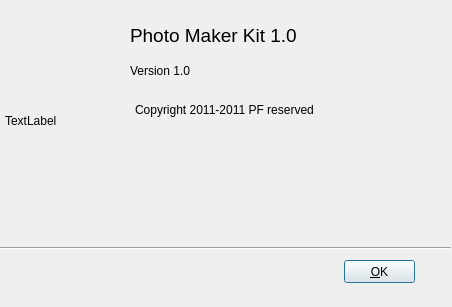
<?xml version="1.0" encoding="UTF-8"?>
<ui version="4.0">
 <class>PmAboutDlg</class>
 <widget class="QDialog" name="PmAboutDlg">
  <property name="geometry">
   <rect>
    <x>0</x>
    <y>0</y>
    <width>452</width>
    <height>307</height>
   </rect>
  </property>
  <property name="windowTitle">
   <string>PmAboutDlg</string>
  </property>
  <widget class="QLabel" name="lbShowPic">
   <property name="geometry">
    <rect>
     <x>5</x>
     <y>0</y>
     <width>91</width>
     <height>241</height>
    </rect>
   </property>
   <property name="text">
    <string>TextLabel</string>
   </property>
  </widget>
  <widget class="Line" name="line">
   <property name="geometry">
    <rect>
     <x>0</x>
     <y>240</y>
     <width>451</width>
     <height>16</height>
    </rect>
   </property>
   <property name="orientation">
    <enum>Qt::Horizontal</enum>
   </property>
  </widget>
  <widget class="QPushButton" name="btnOK">
   <property name="geometry">
    <rect>
     <x>344</x>
     <y>260</y>
     <width>71</width>
     <height>23</height>
    </rect>
   </property>
   <property name="text">
    <string>&amp;OK</string>
   </property>
  </widget>
  <widget class="QLabel" name="label_2">
   <property name="geometry">
    <rect>
     <x>130</x>
     <y>20</y>
     <width>221</width>
     <height>31</height>
    </rect>
   </property>
   <property name="font">
    <font>
     <pointsize>14</pointsize>
    </font>
   </property>
   <property name="text">
    <string>Photo Maker Kit 1.0</string>
   </property>
  </widget>
  <widget class="QLabel" name="label_3">
   <property name="geometry">
    <rect>
     <x>130</x>
     <y>60</y>
     <width>91</width>
     <height>21</height>
    </rect>
   </property>
   <property name="text">
    <string>Version 1.0</string>
   </property>
  </widget>
  <widget class="QLabel" name="label_4">
   <property name="geometry">
    <rect>
     <x>135</x>
     <y>100</y>
     <width>191</width>
     <height>20</height>
    </rect>
   </property>
   <property name="text">
    <string>Copyright 2011-2011 PF reserved</string>
   </property>
  </widget>
  <widget class="QLabel" name="lbInternetAddr">
   <property name="geometry">
    <rect>
     <x>140</x>
     <y>150</y>
     <width>171</width>
     <height>16</height>
    </rect>
   </property>
   <property name="text">
    <string/>
   </property>
  </widget>
 </widget>
 <layoutdefault spacing="6" margin="11"/>
 <resources/>
 <connections/>
</ui>
